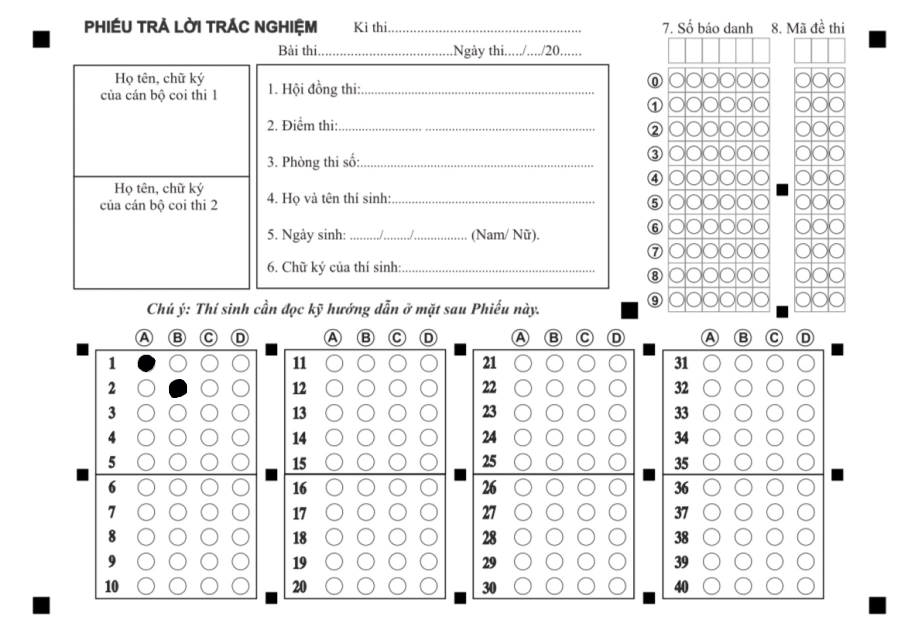
#> input picture phieu.JPG, 1833 x 1280 px (shown at 1/2 size)
$ python utlis.py
#> lines starting #> are read from the running program, lines starting #| are printed output that depends on the picture; after the words box and inside, x2 and y2 are one past the last pixel; in counts of white or black regions, pixels touching at a corner belong together
'''
GHI CHÚ CHƯƠNG TRÌNH
Tác giả : Lê Tuấn Kiệt                  Đồng tác giả : Không
Bản quyền / Giấy phép : MIT (Kademy Software)
Mã nguồn mở? : Có, mọi người đều có thể sử dụng mã nguồn này
Mục đích chương trình : Nghiên cứu
Thư viện sử dụng : numpy, cv2
Ngôn ngữ lập trình : Python

DANH SÁCH THUẬT NGỮ
countours: Các viền, là các vùng hình chữ nhật của phiếu chấm trắc nghiệm
DANH SÁCH BIẾN, HÀM SỬ DỤNG
1. Hàm rectCountour(countours) :Lấy hình chữ nhật lớn nhất
'''
import cv2
import numpy as np

def stackImages(scale,imgArray):
    rows = len(imgArray)
    cols = len(imgArray[0])
    rowsAvailable = isinstance(imgArray[0], list)
    width = imgArray[0][0].shape[1]
    height = imgArray[0][0].shape[0]
    if rowsAvailable:
        for x in range ( 0, rows):
            for y in range(0, cols):
                if imgArray[x][y].shape[:2] == imgArray[0][0].shape [:2]:
                    imgArray[x][y] = cv2.resize(imgArray[x][y], (0, 0), None, scale, scale)
                else:
                    imgArray[x][y] = cv2.resize(imgArray[x][y], (imgArray[0][0].shape[1], imgArray[0][0].shape[0]), None, scale, scale)
                if len(imgArray[x][y].shape) == 2: imgArray[x][y]= cv2.cvtColor( imgArray[x][y], cv2.COLOR_GRAY2BGR)
        imageBlank = np.zeros((height, width, 3), np.uint8)
        hor = [imageBlank]*rows
        hor_con = [imageBlank]*rows
        for x in range(0, rows):
            hor[x] = np.hstack(imgArray[x])
        ver = np.vstack(hor)
    else:
        for x in range(0, rows):
            if imgArray[x].shape[:2] == imgArray[0].shape[:2]:
                imgArray[x] = cv2.resize(imgArray[x], (0, 0), None, scale, scale)
            else:
                imgArray[x] = cv2.resize(imgArray[x], (imgArray[0].shape[1], imgArray[0].shape[0]), None,scale, scale)
            if len(imgArray[x].shape) == 2: imgArray[x] = cv2.cvtColor(imgArray[x], cv2.COLOR_GRAY2BGR)
        hor= np.hstack(imgArray)
        ver = hor
    return ver
def rectCountour(countours):
    rectCon=[]
    for i in countours:
        area=cv2.contourArea(i)
        #print(area)
        if area>50:
            peri=cv2.arcLength(i,True)
            approx=cv2.approxPolyDP(i,0.02*peri,True)
            #print("Điểm gốc:",len(approx))
            if len(approx)==4:
                rectCon.append(i)
    rectCon= sorted(rectCon,key=cv2.contourArea,reverse=True)
    return rectCon
def getCornerPoints(cont):
    peri=cv2.arcLength(cont,True)
    approx=cv2.approxPolyDP(cont,0.02*peri,True)
    return approx

def reorder(myPoints):
    myPoints=myPoints.reshape((4,2))
    myPointsNew=np.zeros((4,1,2),np.int32)
    add=myPoints.sum(1)
    print(myPoints)
    print(add)
    myPointsNew[0]= myPoints[np.argmin(add)]
    myPointsNew[3]= myPoints[np.argmax(add)]
    diff = np.diff(myPoints,axis=1)
    myPointsNew[1]=myPoints[np.argmin(diff)]
    myPointsNew[2]=myPoints[np.argmax(diff)]
    #print(diff)
    return myPointsNew


def getContours(img):
    imgContour = img.copy()  # Initialize imgContour within the function
    contours, hierarchy = cv2.findContours(img, cv2.RETR_EXTERNAL, cv2.CHAIN_APPROX_NONE)
    for cnt in contours:
        area = cv2.contourArea(cnt)
        print(area)
        if area > 500:
            cv2.drawContours(imgContour, cnt, -1, (255, 0, 0), 3)
            peri = cv2.arcLength(cnt, True)
            approx = cv2.approxPolyDP(cnt, 0.02 * peri, True)
            print(len(approx))
            objCor = len(approx)
            x, y, w, h = cv2.boundingRect(approx)

            if objCor == 3:
                objectType = "Tri"
            elif objCor == 4:
                aspRatio = w / float(h)
                if 0.98 < aspRatio < 1.03:
                    objectType = "Square"
                else:
                    objectType = "Rectangle"
            elif objCor > 4:
                objectType = "Circles"
            else:
                objectType = "None"

            cv2.rectangle(imgContour, (x, y), (x + w, y + h), (0, 255, 0), 2)
            cv2.putText(imgContour, objectType, (x + (w // 2) - 10, y + (h // 2) - 10), cv2.FONT_HERSHEY_COMPLEX,
                        0.7, (0, 0, 0), 2)

    return imgContour  # Return the modified imgContour

# xử lý ảnh phiếu trắc nghiệm
path = 'phieu.JPG'
widthImg=600
heightImg=900
img = cv2.imread(path)
#> img is the input picture: shape (1280, 1833, 3); mean B, G, R 241.4, 241.3, 241.4
imgGray = cv2.cvtColor(img, cv2.COLOR_BGR2GRAY)
imgBlur = cv2.GaussianBlur(imgGray, (7, 7), 1)
imgCanny = cv2.Canny(imgBlur, 50, 50)
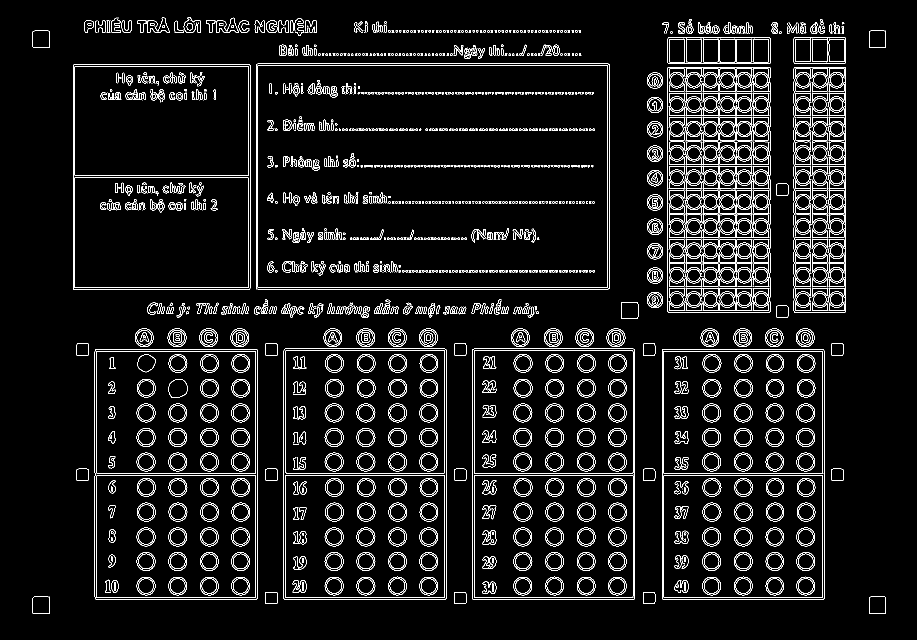
#> imgCanny: shape (1280, 1833) (shown at 1/2 size); 6% white in thin lines or dots, all inside (x1, y1, x2, y2) = (65, 34, 1772, 1228)
imgContour = img.copy()
imgBiggestContour = img.copy()

#Tìm viền phiếu chấm
countours, hierarchy= cv2.findContours(imgCanny,cv2.RETR_EXTERNAL,cv2.CHAIN_APPROX_NONE)
#> countours = 696 contours, 405 with area under 20; largest, box (x1, y1, x2, y2) and area: (512, 127, 1220, 579) 318837, (567, 697, 893, 1199) 162816, (944, 697, 1270, 1199) 162813, (189, 698, 515, 1199) 162483, (1324, 698, 1649, 1199) 161996
cv2.drawContours(imgContour,countours,-1,(0,255,0),10)
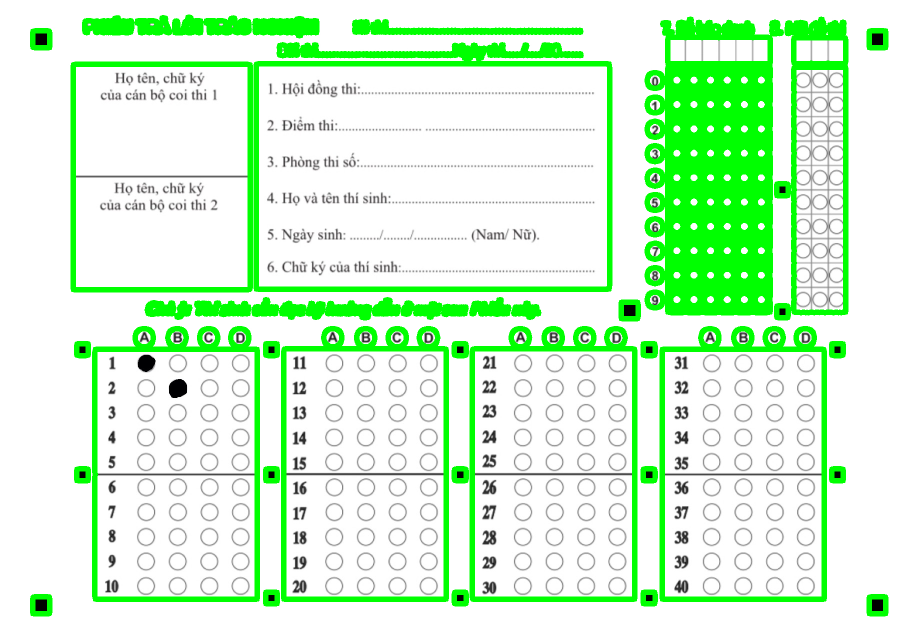
#> imgContour: shape (1280, 1833, 3) (shown at 1/2 size); 15.04% of pixels changed, all inside (x1, y1, x2, y2) = (60, 29, 1777, 1233)

#Tìm hình chữ nhật
rectCon=rectCountour(countours)
#> the loop in rectCountour, `for i in countours:` made 696 passes
#> (area, peri, approx) on passes 1, 2, 3, 4, 5, 7, 9, 11, 12: (1117, 131.7, [[1738, 1194], [1738, 1226], [1770, 1227], [1771, 1194]]), (1146.5, 133.9, [[66, 1194], [65, 1226], [98, 1227], [98, 1193]]), (544, 91.66, [[1287, 1184], [1286, 1206], [1309, 1207], [1309, 1184]]), (544, 91.66, [[909, 1184], [909, 1207], [931, 1207], [931, 1184]]), (528, 90.83, [[531, 1184], [531, 1207], [553, 1207], [554, 1185]]), (560, 92.49, [[1286, 938], [1287, 961], [1309, 960], [1309, 938]]), (546, 92.49, [[531, 938], [531, 960], [553, 961], [553, 937]]), (161995.5, 1645.1, [[1325, 698], [1324, 1197], [1647, 1198], [1647, 699]]), (162483, 1647.3, [[191, 698], [190, 1197], [513, 1198], [514, 699]])
#> (area, peri) on passes 6, 20, 21, 22, 23, 24: (543.5, 91.07), (1060, 120.6), (1041, 120.6), (1058, 121.7), (1059, 121.7), (1066, 122.6)
#> after the loop in rectCountour, `for i in countours:`: rectCon = 25 contours; largest, box (x1, y1, x2, y2) and area: (512, 127, 1220, 579) 318837, (567, 697, 893, 1199) 162816, (944, 697, 1270, 1199) 162813, (189, 698, 515, 1199) 162483, (1324, 698, 1649, 1199) 161996
biggestContour=getCornerPoints(rectCon[0])
#> in getCornerPoints, `peri=cv2.arcLength(cont,True)`: peri = 2315
#> in getCornerPoints, `approx=cv2.approxPolyDP(cont,0.02*peri,True)`: approx = [[512, 128], [513, 578], [1218, 577], [1217, 127]]
#> biggestContour = [[512, 128], [513, 578], [1218, 577], [1217, 127]]
print("Khung lớn nhất:",biggestContour.shape)
#| Khung lớn nhất: (4, 1, 2)
gradePoints=getCornerPoints(rectCon[1])
#> gradePoints = [[568, 698], [567, 1197], [891, 1198], [892, 699]]
#print("Khung lớn nhất:",len(biggestContour))

if biggestContour.size !=0 and gradePoints.size !=0:
    cv2.drawContours(imgBiggestContour,biggestContour,-1,(0,255,0),30)
    cv2.drawContours(imgBiggestContour,gradePoints,-1,(255,0,0),30)
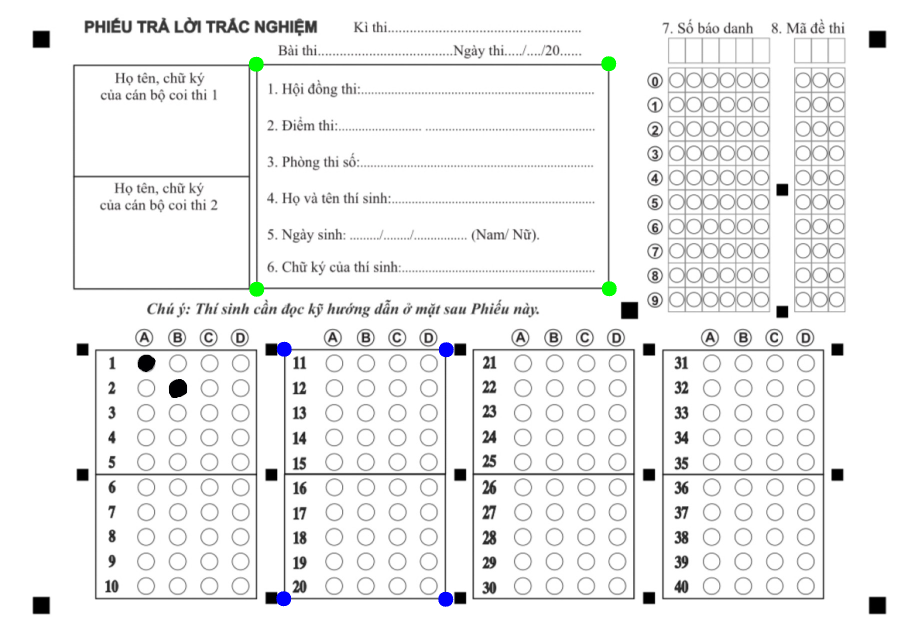
#> imgBiggestContour: shape (1280, 1833, 3) (shown at 1/2 size); mean B, G, R 241.1, 241.1, 240.8

    biggestContour=reorder(biggestContour)
#> in reorder, `myPoints=myPoints.reshape((4,2))`: myPoints = [[512, 128], [513, 578], [1218, 577], [1217, 127]]
#> in reorder, `add=myPoints.sum(1)`: add = [640, 1091, 1795, 1344]
#| [[ 512  128]
#|  [ 513  578]
#|  [1218  577]
#|  [1217  127]]
#| [ 640 1091 1795 1344]
#> in reorder, `diff = np.diff(myPoints,axis=1)`: diff = [-384, 65, -641, -1090]
#> biggestContour = [[512, 128], [1217, 127], [513, 578], [1218, 577]]
    gradePoints=reorder(gradePoints)
#| [[ 568  698]
#|  [ 567 1197]
#|  [ 891 1198]
#|  [ 892  699]]
#| [1266 1764 2089 1591]
#> gradePoints = [[568, 698], [892, 699], [567, 1197], [891, 1198]]

    pt1=np.float32(biggestContour)
#> pt1 = [[512, 128], [1217, 127], [513, 578], [1218, 577]]
    pt2=np.float32([[0,0],[widthImg,0],[0,heightImg],[widthImg,heightImg]])
    matrix=cv2.getPerspectiveTransform(pt1,pt2)
#> matrix = [[0.851, -0.00189, -435.5], [0.00284, 2, -257.5], [4.48e-20, -9.95e-23, 1]]
    imgWarpColored=cv2.warpPerspective(img,matrix,(widthImg,heightImg))
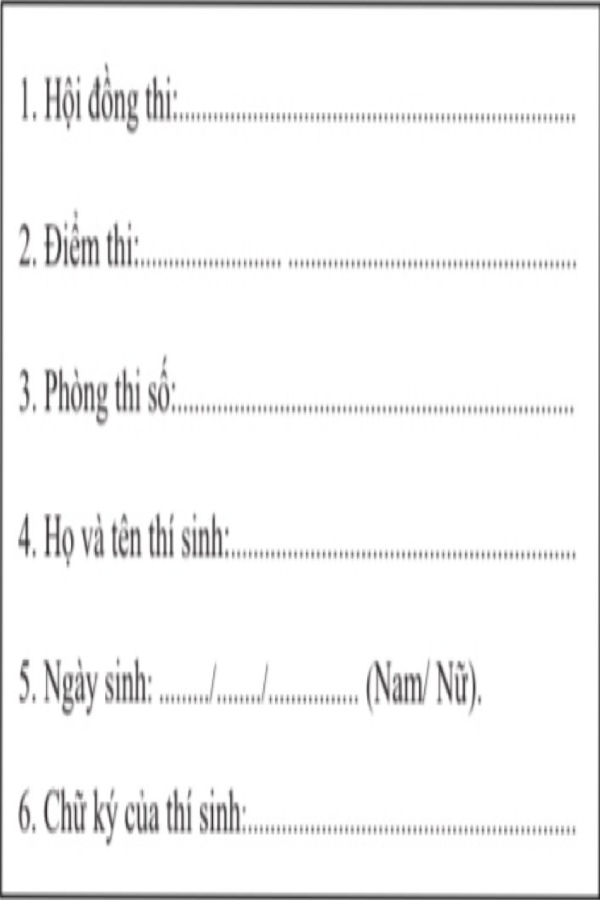
#> imgWarpColored: shape (900, 600, 3); mean B, G, R 245.5, 245.5, 245.6

    ptG1=np.float32(gradePoints)
#> ptG1 = [[568, 698], [892, 699], [567, 1197], [891, 1198]]
    ptG2=np.float32([[0,0],[325,0],[0,150],[325,150]])
    matrixG=cv2.getPerspectiveTransform(ptG1,ptG2)
#> matrixG = [[1, 0.00201, -571.2], [-0.000928, 0.301, -209.3], [-5.82e-19, -8.77e-19, 1]]
    imgGradeDisplay=cv2.warpPerspective(img,matrixG,(325,150))
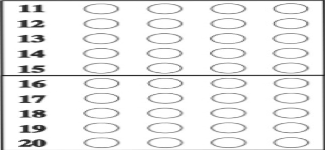
#> imgGradeDisplay: shape (150, 325, 3); min 26, max 255, mean 236.3
    #cv2.imshow("Diem",imgGradeDisplay)

    imgWarpGray=cv2.cvtColor(imgWarpColored,cv2.COLOR_BGR2GRAY)
    imgThresh=cv2.threshold(imgWarpGray,170,255,cv2.THRESH_BINARY_INV)[1]
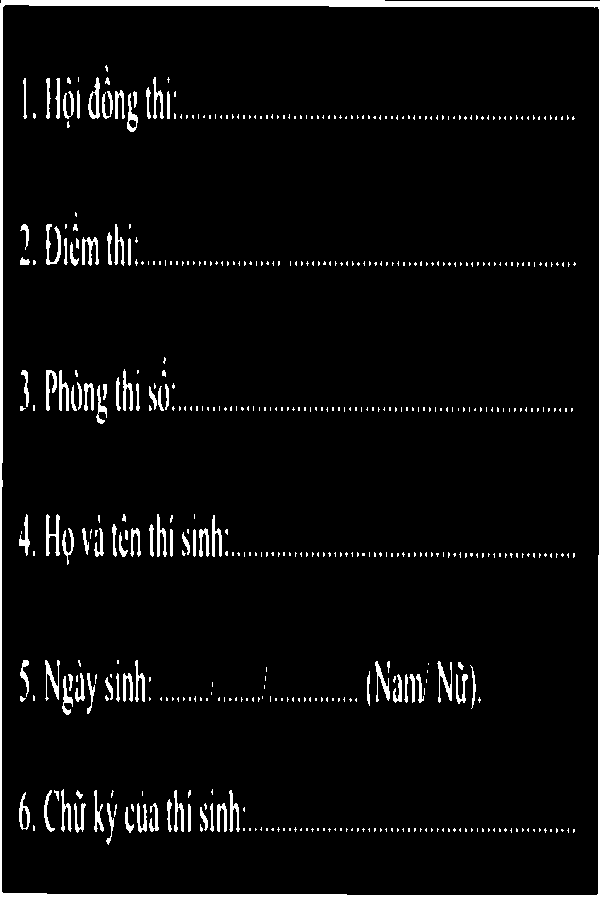
#> imgThresh: shape (900, 600); 4.7% white; 532 white regions (432 under 20 px), largest, box (x1, y1, x2, y2) and area: (0, 0, 600, 900) 10495, (46, 514, 60, 556) 277, (46, 224, 61, 265) 263


#In phiếu kết quả
imgBlank = np.zeros_like(img)
imgStack = stackImages(0.8, ([img, imgGray, imgBlur,imgCanny],
                             [imgContour,imgBiggestContour,imgWarpColored,imgThresh]))
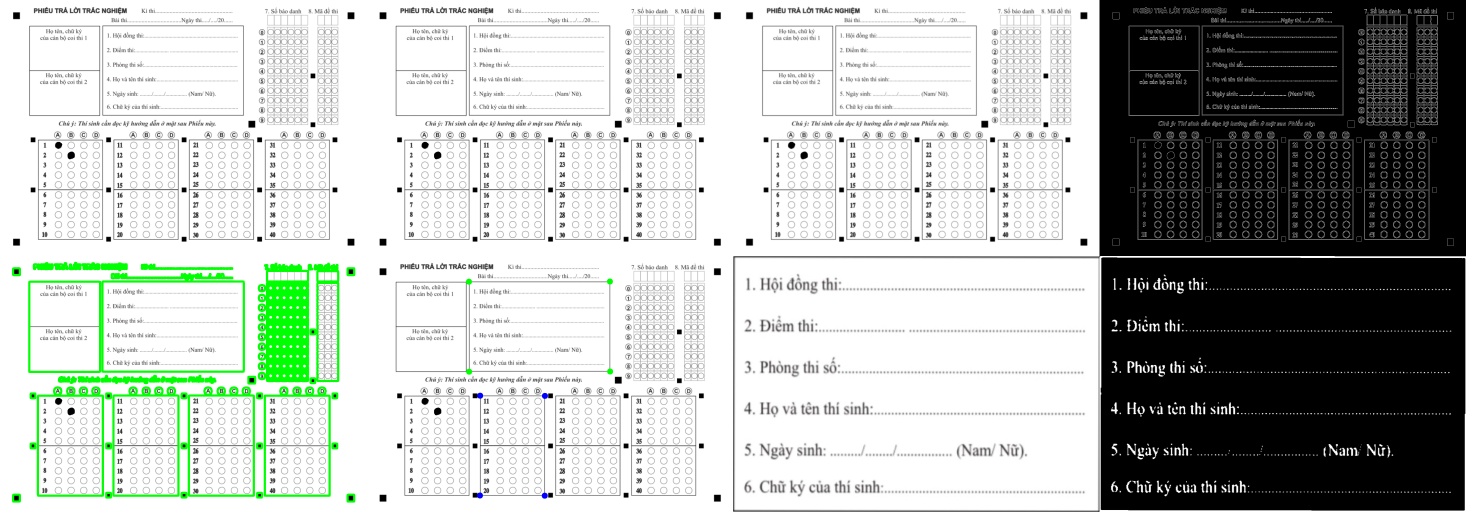
#> imgStack: shape (2048, 5864, 3) (shown at 1/4 size); mean B, G, R 181, 185.7, 180.9

cv2.imshow("Phieu cham THPT Tinh Bien", imgStack)
cv2.waitKey(0)
